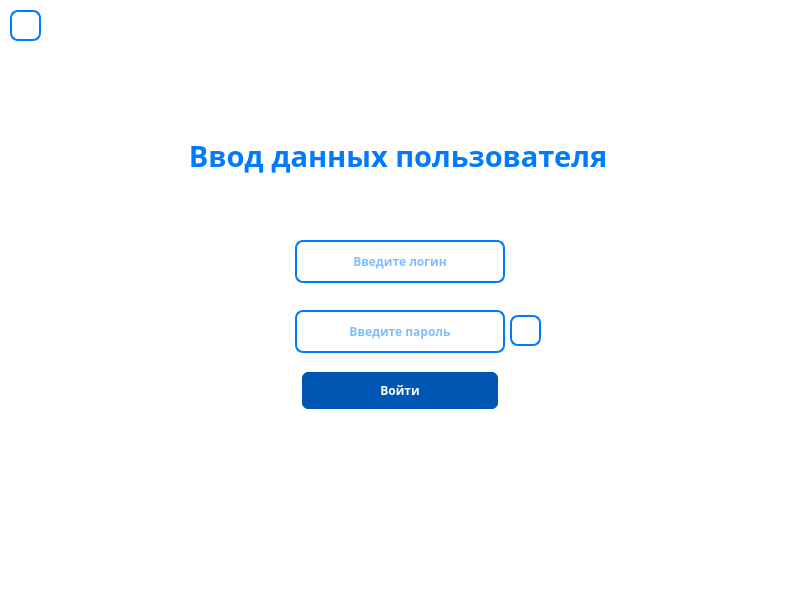
<?xml version="1.0" encoding="UTF-8"?>
<ui version="4.0">
 <class>LoginWindow</class>
 <widget class="QWidget" name="LoginWindow">
  <property name="geometry">
   <rect>
    <x>0</x>
    <y>0</y>
    <width>800</width>
    <height>600</height>
   </rect>
  </property>
  <property name="sizePolicy">
   <sizepolicy hsizetype="Preferred" vsizetype="Preferred">
    <horstretch>0</horstretch>
    <verstretch>0</verstretch>
   </sizepolicy>
  </property>
  <property name="windowTitle">
   <string>Form</string>
  </property>
  <property name="styleSheet">
   <string notr="true">QWidget {
    background: white;
}
</string>
  </property>
  <widget class="QLabel" name="label">
   <property name="geometry">
    <rect>
     <x>-2</x>
     <y>90</y>
     <width>800</width>
     <height>131</height>
    </rect>
   </property>
   <property name="sizePolicy">
    <sizepolicy hsizetype="Preferred" vsizetype="Preferred">
     <horstretch>0</horstretch>
     <verstretch>0</verstretch>
    </sizepolicy>
   </property>
   <property name="font">
    <font>
     <family>Artifakt Element Heavy</family>
     <pointsize>22</pointsize>
     <italic>false</italic>
     <bold>true</bold>
     <underline>false</underline>
    </font>
   </property>
   <property name="cursor">
    <cursorShape>ArrowCursor</cursorShape>
   </property>
   <property name="styleSheet">
    <string notr="true">QLabel {
    color: #007BFF;
}
</string>
   </property>
   <property name="frameShape">
    <enum>QFrame::Shape::NoFrame</enum>
   </property>
   <property name="text">
    <string>Ввод данных пользователя</string>
   </property>
   <property name="textFormat">
    <enum>Qt::TextFormat::PlainText</enum>
   </property>
   <property name="alignment">
    <set>Qt::AlignmentFlag::AlignCenter</set>
   </property>
  </widget>
  <widget class="QLineEdit" name="loginLineEdit">
   <property name="geometry">
    <rect>
     <x>295</x>
     <y>240</y>
     <width>210</width>
     <height>43</height>
    </rect>
   </property>
   <property name="sizePolicy">
    <sizepolicy hsizetype="Fixed" vsizetype="Fixed">
     <horstretch>0</horstretch>
     <verstretch>0</verstretch>
    </sizepolicy>
   </property>
   <property name="font">
    <font>
     <family>Artifakt Element Heavy</family>
     <bold>true</bold>
    </font>
   </property>
   <property name="styleSheet">
    <string notr="true">QLineEdit {
    background-color: rgba(255, 255, 255, 0.8); 
    color: #007BFF; 
    border: 2px solid #007BFF; 
    border-radius: 8px; 
    padding: 10px 20px;
}

QLineEdit:hover {
    background-color: rgba(200, 200, 200, 0.5); 
}

QLineEdit[error=&quot;true&quot;] {
    border: 2px solid red; 
}

QLineEdit[error=&quot;false&quot;] {
    border: 2px solid #007BFF; 
}
</string>
   </property>
   <property name="alignment">
    <set>Qt::AlignmentFlag::AlignCenter</set>
   </property>
   <property name="placeholderText">
    <string>Введите логин</string>
   </property>
  </widget>
  <widget class="QPushButton" name="loginButton">
   <property name="enabled">
    <bool>false</bool>
   </property>
   <property name="geometry">
    <rect>
     <x>300</x>
     <y>370</y>
     <width>200</width>
     <height>41</height>
    </rect>
   </property>
   <property name="sizePolicy">
    <sizepolicy hsizetype="Fixed" vsizetype="Fixed">
     <horstretch>0</horstretch>
     <verstretch>0</verstretch>
    </sizepolicy>
   </property>
   <property name="font">
    <font>
     <family>Artifakt Element Heavy</family>
     <bold>true</bold>
    </font>
   </property>
   <property name="styleSheet">
    <string notr="true">QPushButton {
    background-color: #0056b3;
    color: white;
    border: 2px solid white;
    border-radius: 8px;
    padding: 10px 20px;
}

QPushButton:enabled {
    background-color: #007BFF; 
}

QPushButton:enabled:hover {
    background-color: #0056b3; 
}

QPushButton:disabled {
    background-color: #0056b3; 
    color: white; 
}
</string>
   </property>
   <property name="text">
    <string>Войти</string>
   </property>
  </widget>
  <widget class="QPushButton" name="showPasswordButton">
   <property name="geometry">
    <rect>
     <x>510</x>
     <y>315</y>
     <width>31</width>
     <height>31</height>
    </rect>
   </property>
   <property name="sizePolicy">
    <sizepolicy hsizetype="Fixed" vsizetype="Fixed">
     <horstretch>0</horstretch>
     <verstretch>0</verstretch>
    </sizepolicy>
   </property>
   <property name="font">
    <font>
     <family>Artifakt Element Heavy</family>
     <bold>true</bold>
    </font>
   </property>
   <property name="styleSheet">
    <string notr="true">QPushButton {
    background-color: rgba(255, 255, 255, 0.8); 
    color: #007BFF; 
    border: 2px solid #007BFF; 
    border-radius: 8px; 
    padding: 10px 20px;
}

QPushButton:hover {
    background-color: rgba(200, 200, 200, 0.5); 
}
</string>
   </property>
   <property name="text">
    <string/>
   </property>
  </widget>
  <widget class="QLineEdit" name="passwordLineEdit">
   <property name="geometry">
    <rect>
     <x>295</x>
     <y>310</y>
     <width>210</width>
     <height>43</height>
    </rect>
   </property>
   <property name="sizePolicy">
    <sizepolicy hsizetype="Fixed" vsizetype="Fixed">
     <horstretch>0</horstretch>
     <verstretch>0</verstretch>
    </sizepolicy>
   </property>
   <property name="font">
    <font>
     <family>Artifakt Element Heavy</family>
     <bold>true</bold>
    </font>
   </property>
   <property name="styleSheet">
    <string notr="true">QLineEdit {
    background-color: rgba(255, 255, 255, 0.8); 
    color: #007BFF; 
    border: 2px solid #007BFF; 
    border-radius: 8px; 
    padding: 10px 20px;
}

QLineEdit:hover {
    background-color: rgba(200, 200, 200, 0.5); 
}

QLineEdit[error=&quot;true&quot;] {
    border: 2px solid red;
}

QLineEdit[error=&quot;false&quot;] {
    border: 2px solid #007BFF; 
}
</string>
   </property>
   <property name="text">
    <string/>
   </property>
   <property name="echoMode">
    <enum>QLineEdit::EchoMode::Password</enum>
   </property>
   <property name="alignment">
    <set>Qt::AlignmentFlag::AlignCenter</set>
   </property>
   <property name="placeholderText">
    <string>Введите пароль</string>
   </property>
  </widget>
  <widget class="QPushButton" name="returnToMainButton">
   <property name="geometry">
    <rect>
     <x>10</x>
     <y>10</y>
     <width>31</width>
     <height>31</height>
    </rect>
   </property>
   <property name="sizePolicy">
    <sizepolicy hsizetype="Fixed" vsizetype="Fixed">
     <horstretch>0</horstretch>
     <verstretch>0</verstretch>
    </sizepolicy>
   </property>
   <property name="font">
    <font>
     <family>Artifakt Element Heavy</family>
     <bold>true</bold>
    </font>
   </property>
   <property name="styleSheet">
    <string notr="true">QPushButton {
    background-color: rgba(255, 255, 255, 0.8); 
    color: #007BFF; 
    border: 2px solid #007BFF; 
    border-radius: 8px; 
    padding: 10px 20px;
}

QPushButton:hover {
    background-color: rgba(200, 200, 200, 0.5); 
}
</string>
   </property>
   <property name="text">
    <string/>
   </property>
  </widget>
  <widget class="QLabel" name="error1">
   <property name="geometry">
    <rect>
     <x>110</x>
     <y>240</y>
     <width>181</width>
     <height>41</height>
    </rect>
   </property>
   <property name="font">
    <font>
     <family>Artifakt Element Heavy</family>
     <bold>true</bold>
    </font>
   </property>
   <property name="styleSheet">
    <string notr="true">QLabel {
    color: red;
}
</string>
   </property>
   <property name="text">
    <string/>
   </property>
  </widget>
  <widget class="QLabel" name="error2">
   <property name="geometry">
    <rect>
     <x>110</x>
     <y>310</y>
     <width>181</width>
     <height>41</height>
    </rect>
   </property>
   <property name="font">
    <font>
     <family>Artifakt Element Heavy</family>
     <bold>true</bold>
    </font>
   </property>
   <property name="styleSheet">
    <string notr="true">QLabel {
    color: red;
}
</string>
   </property>
   <property name="text">
    <string/>
   </property>
  </widget>
 </widget>
 <resources/>
 <connections/>
</ui>
